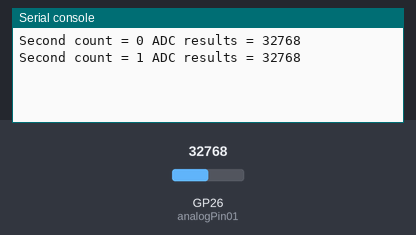
Simulated run of this program. Board: Raspberry Pi Pico running MicroPython. On the bench: the last lines printed to the serial console. Inputs (shaded band) come from the test bench; at power-on: GP26 (analogPin01) = 32768 (analog values on the 0–65535 scale).

Above: at 1.2 s.
1.3 s: GP26 (analogPin01) set to 45874
At 2.6 s:
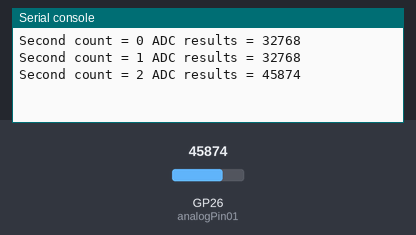
2.8 s: GP26 (analogPin01) set to 57670
At 3.8 s:
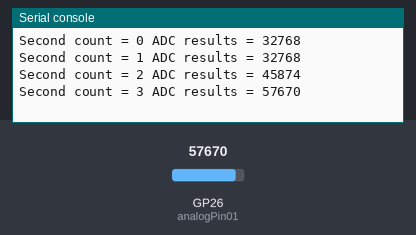
Timing chart, 0 to 5.8 s (numbered marks = the images above; inputs shaded):
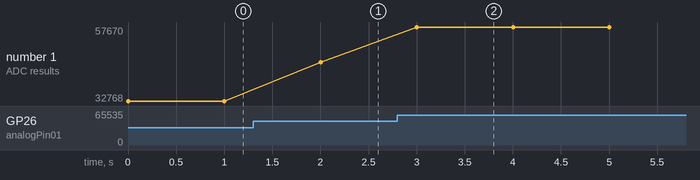

The program:

read_analog_pin_26_v04.py
```python
# read_analog_pin_16_v05.py  tlfong01  2021feb12hkt1852

from machine import Pin, PWM, ADC
import time

# *** Config and Setup ***

analogPinNum = 26
analogPin01  = ADC(Pin(analogPinNum))

# *** Functions ***

def getAdcResults(analogPin):
    adcResults = analogPin.read_u16()
    return adcResults

# *** Main Test Functions ***

def main01():
    analogPin = analogPin01
    for secondCount in range(1000):
        print('Second count =', secondCount, end = '')
        adcResults = getAdcResults(analogPin)
        print(' ADC results =', adcResults)
        time.sleep(1)
    return

# *** Main ***

main01()

# *** End ***

'''
Sample output  tlfong01  2021feb12hkt2208
>>> %Run -c $EDITOR_CONTENT
Second count = 0 ADC results = 30103
Second count = 1 ADC results = 30151
Second count = 2 ADC results = 30183
Second count = 3 ADC results = 30119
Second count = 4 ADC results = 30119
Second count = 5 ADC results = 30183
Second count = 6 ADC results = 30055
Second count = 7 ADC results = 30183
'''

# *** End of smaple output ***
```

Measured:
- after the input at 1.3 s, the serial console: prints a new line after 0.70 s (image 1)
- after the input at 2.8 s, the serial console: prints a new line after 0.20 s (image 2)
- plotted number 1: 32768 → 45874 after the input at 1.3 s, 45874 → 57670 after the input at 2.8 s
